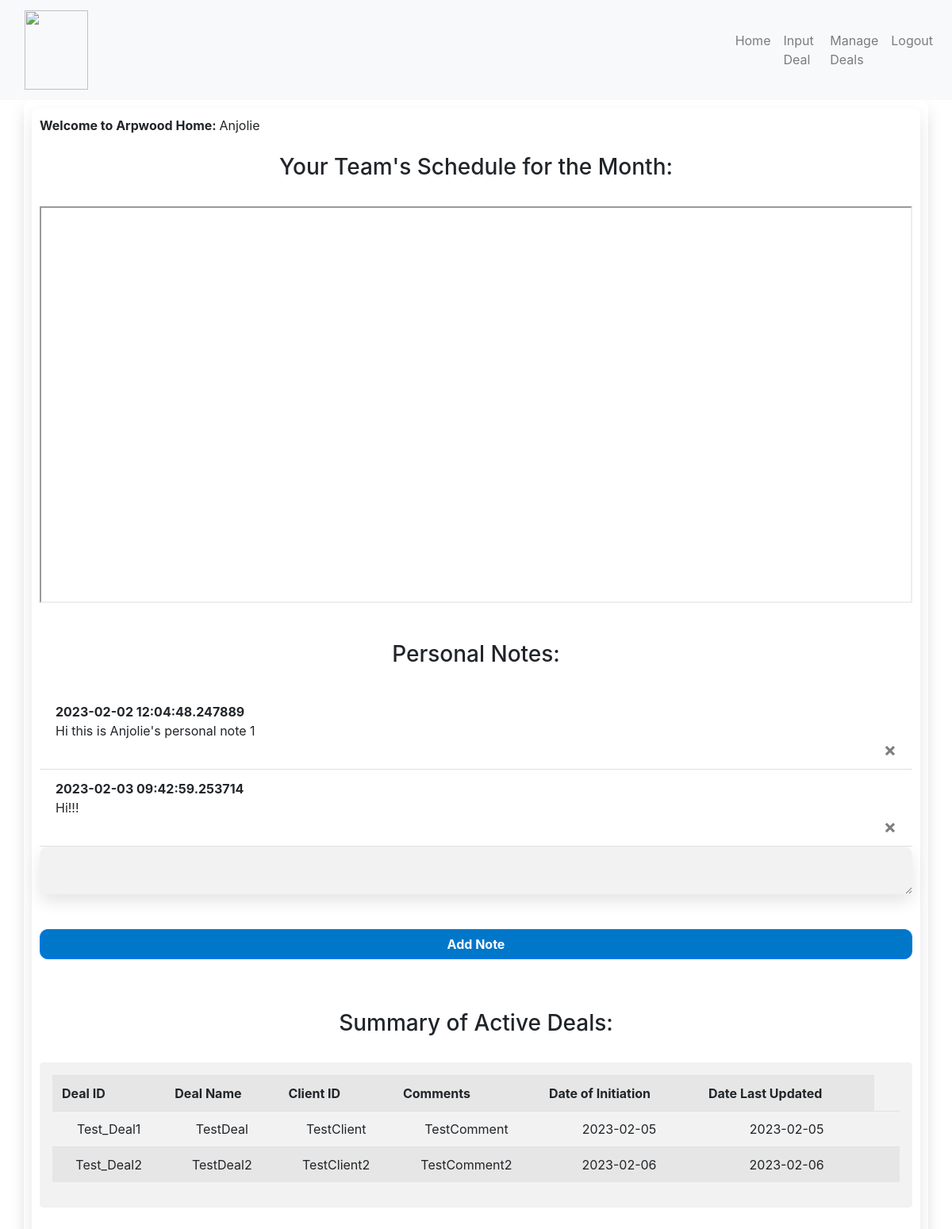
The app's page / (signed in) with its own data.
### website/models.py (models this page shows)
class User(db.Model, UserMixin):
    id = db.Column(db.Integer, primary_key=True)
    email = db.Column(db.String(150), unique=True)
    password = db.Column(db.String(150))
    first_name = db.Column(db.String(150))
    notes = db.relationship('Note')

class Note(db.Model):
    id = db.Column(db.Integer, primary_key=True)
    data = db.Column(db.String(10000))
    date = db.Column(db.DateTime(timezone=True), default=datetime.datetime.now(pytz.timezone('Asia/Calcutta')))
    user_id = db.Column(db.Integer, db.ForeignKey('user.id'))

class Deals(db.Model):
    dealid = db.Column(db.String(100), primary_key=True)
    clientid = db.Column(db.String(100))
    dealname = db.Column(db.String(100))
    comments = db.Column(db.String(1000))
    dealstatus = db.Column(db.String(100))
    date = db.Column(db.String(100))
    datecreated = db.Column(db.String(100))

### website/views.py (the view, shortened to what this page needs)
@views.route('/', methods=['GET', 'POST'])
@login_required
def home():
    ongoing_deals = Deals.query.filter_by(dealstatus = "Ongoing").all()
    return render_template("home.html", user=current_user, ongoing_deals=ongoing_deals)

### website/__init__.py (called while the page is built)
def create_app():
    app = Flask(__name__)
    app.secret_key = 'very secret key'
    app.config['SQLALCHEMY_DATABASE_URI'] = f'sqlite:///{DB_NAME}'
    db.init_app(app)
    from .views import views
    from .auth import auth
    app.register_blueprint(views, url_prefix='/')
    app.register_blueprint(auth, url_prefix='/')
    from .models import User, Note, Deals, TeamNotes
    create_database(app)
    login_manager = LoginManager()
    login_manager.login_view = 'auth.login'
    login_manager.init_app(app)
    @login_manager.user_loader
    def load_user(id):
        return User.query.get(int(id))
    return app

### website/templates/home.html
{% extends "base.html" %} {% include "nav.html" %} {% block title %}Home{% endblock %}
{% block content %}
<div class="norm-container">
    <strong>Welcome to Arpwood Home:       </strong>{{ current_user.first_name }}<br><br>
    <h3 align="center">Your Team's Schedule for the Month:</h3><br>
    <center><iframe src="https://calendar.google.com/calendar/embed?src=q2op5eoh8nh2k5ndrfodiofrng%40group.calendar.google.com&ctz=Asia%2FKolkata"
                    width="1100" height="500"></iframe></center>
    <br><br>
    <h3 align="center">Personal Notes:</h3><br>
    <ul class="list-group list-group-flush" id="notes">
      {% for note in user.notes %}
      <li class="list-group-item">
        <strong>{{ note.date }}</strong><br>
          {{ note.data }}<br>
        <button type="button" class="close" onClick="deleteNote({{ note.id }})">
          <span aria-hidden="true">&times;</span>
        </button>
      </li>
      {% endfor %}
    </ul>
    <form method="POST">
      <textarea name="note" id="note" class="form-control"></textarea>
      <br />
      <div align="center">
        <button type="submit" class="btn btn-primary">Add Note</button>
      </div>
    </form>
    <br><br>
    <h3 align="center">Summary of Active Deals:</h3>
    <br>
    <div class="row">
        <div class="col md-12">
            <div class="jumbotron p-3">
                <table class="table table-hover table-striped">
                    <tr>
                        <th>Deal ID</th>
                        <th>Deal Name</th>
                        <th>Client ID</th>
                        <th>Comments</th>
                        <th>Date of Initiation</th>
                        <th>Date Last Updated</th>
                    </tr>
                    {% for row in ongoing_deals %}
                        <tr>
                            <td style="text-align:center">{{row.dealid}}</td>
                            <td style="text-align:center">{{row.dealname}}</td>
                            <td style="text-align:center">{{row.clientid}}</td>
                            <td style="text-align:center">{{row.comments}}</td>
                            <td style="text-align:center">{{row.datecreated}}</td>
                            <td style="text-align:center">{{row.date}}</td>
                            <td style="text-align:center">
                            </td>
                        </tr>
                    {% endfor %}
    </table>
   </div>
 </div>
 </div>
{% endblock %}

### website/static/style.css (style rules this page uses)
.norm-container { padding: 10px; background-color: #ffffff; border-radius: 10px; box-shadow: 0 10px 20px rgba(0, 0, 0, 0.1); margin-top: 50px; max-width: 1140px; margin:auto }
.form-control { background-color: #f2f2f2; border-radius: 10px; box-shadow: 0 10px 20px rgba(0, 0, 0, 0.1); border: none; }
.btn-primary { background-color: #0077c9; border-radius: 10px; font-weight: bold; margin-top: 20px; width: 100%; }
.jumbotron { background-color: #F2F2F2; }

### records on screen
User: first_name "Anjolie"
Note: date "2023-02-02 12:04:48.247889", data "Hi this is Anjolie's personal note 1"
Note: date "2023-02-03 09:42:59.253714", data "Hi!!!"
Deals: dealid "Test_Deal1", dealname "TestDeal", clientid "TestClient", comments "TestComment", datecreated "2023-02-05", date "2023-02-05"
Deals: dealid "Test_Deal2", dealname "TestDeal2", clientid "TestClient2", comments "TestComment2", datecreated "2023-02-06", date "2023-02-06"
